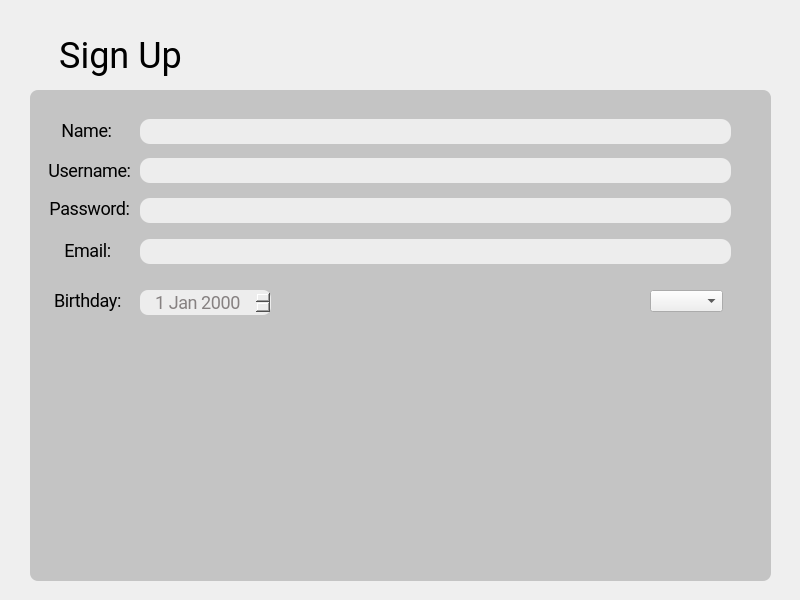
<?xml version="1.0" encoding="UTF-8"?>
<ui version="4.0">
 <class>Dialog</class>
 <widget class="QDialog" name="Dialog">
  <property name="geometry">
   <rect>
    <x>0</x>
    <y>0</y>
    <width>800</width>
    <height>600</height>
   </rect>
  </property>
  <property name="windowTitle">
   <string>Dialog</string>
  </property>
  <widget class="QLabel" name="lbSignUpText">
   <property name="geometry">
    <rect>
     <x>50</x>
     <y>30</y>
     <width>141</width>
     <height>51</height>
    </rect>
   </property>
   <property name="styleSheet">
    <string notr="true">/*Text*/

position: absolute;
width: 164px;
height: 56px;
left: 112px;
top: 47px;

font-family: Roboto;
font-style: normal;
font-weight: normal;
font-size: 36px;
line-height: 56px;
display: flex;
align-items: center;
text-align: center;</string>
   </property>
   <property name="text">
    <string>Sign Up</string>
   </property>
   <property name="alignment">
    <set>Qt::AlignCenter</set>
   </property>
  </widget>
  <widget class="QLabel" name="lbBoarderSignUp">
   <property name="geometry">
    <rect>
     <x>30</x>
     <y>90</y>
     <width>741</width>
     <height>491</height>
    </rect>
   </property>
   <property name="styleSheet">
    <string notr="true">/* Rectangle 1 */


position: absolute;
width: 794px;
height: 491px;
left: 34px;
top: 112px;

background: #C4C4C4;
border-radius: 8px;</string>
   </property>
   <property name="text">
    <string/>
   </property>
  </widget>
  <widget class="QLabel" name="lbSignUpNameText">
   <property name="geometry">
    <rect>
     <x>56</x>
     <y>120</y>
     <width>61</width>
     <height>21</height>
    </rect>
   </property>
   <property name="styleSheet">
    <string notr="true">/* Name: */


position: absolute;
width: 104px;
height: 28px;
left: 65px;
top: 136px;

font-family: Roboto;
font-style: normal;
font-weight: normal;
font-size: 18px;
line-height: 22px;
/* or 92% */

text-align: center;
letter-spacing: -0.408px;</string>
   </property>
   <property name="text">
    <string>Name:</string>
   </property>
   <property name="alignment">
    <set>Qt::AlignCenter</set>
   </property>
  </widget>
  <widget class="QLineEdit" name="lEditSignupName">
   <property name="geometry">
    <rect>
     <x>140</x>
     <y>119</y>
     <width>591</width>
     <height>25</height>
    </rect>
   </property>
   <property name="styleSheet">
    <string notr="true">/*Border Sign-up 1 */


position: absolute;
width: 548px;
height: 37px;
left: 202px;
top: 128px;

background: #EDEDED;
border-radius: 10px;</string>
   </property>
  </widget>
  <widget class="QLabel" name="lbSignUpUsernameText">
   <property name="geometry">
    <rect>
     <x>44</x>
     <y>163</y>
     <width>91</width>
     <height>16</height>
    </rect>
   </property>
   <property name="styleSheet">
    <string notr="true">/*Username Text*/

position: absolute;
width: 104px;
height: 28px;
left: 65px;
top: 136px;

font-family: Roboto;
font-style: normal;
font-weight: normal;
font-size: 18px;
line-height: 22px;
/* or 92% */

text-align: center;
letter-spacing: -0.408px;</string>
   </property>
   <property name="text">
    <string>Username:</string>
   </property>
   <property name="alignment">
    <set>Qt::AlignCenter</set>
   </property>
  </widget>
  <widget class="QLineEdit" name="lEditUsername">
   <property name="geometry">
    <rect>
     <x>140</x>
     <y>158</y>
     <width>591</width>
     <height>25</height>
    </rect>
   </property>
   <property name="styleSheet">
    <string notr="true">/*Border Sign-up 2 */


position: absolute;
width: 548px;
height: 37px;
left: 202px;
top: 128px;

background: #EDEDED;
border-radius: 10px;</string>
   </property>
  </widget>
  <widget class="QLabel" name="lbSignUpPasswordText">
   <property name="geometry">
    <rect>
     <x>49</x>
     <y>201</y>
     <width>81</width>
     <height>16</height>
    </rect>
   </property>
   <property name="styleSheet">
    <string notr="true">/* password text */

position: absolute;
width: 104px;
height: 28px;
left: 65px;
top: 136px;

font-family: Roboto;
font-style: normal;
font-weight: normal;
font-size: 18px;
line-height: 22px;
/* or 92% */

text-align: center;
letter-spacing: -0.408px;</string>
   </property>
   <property name="text">
    <string>Password:</string>
   </property>
   <property name="alignment">
    <set>Qt::AlignCenter</set>
   </property>
  </widget>
  <widget class="QLineEdit" name="lEditPassword">
   <property name="geometry">
    <rect>
     <x>140</x>
     <y>198</y>
     <width>591</width>
     <height>25</height>
    </rect>
   </property>
   <property name="styleSheet">
    <string notr="true">/*Border Sign-up 3 */

position: absolute;
width: 548px;
height: 37px;
left: 202px;
top: 128px;

background: #EDEDED;
border-radius: 10px;</string>
   </property>
  </widget>
  <widget class="QLabel" name="lbEmailText">
   <property name="geometry">
    <rect>
     <x>60</x>
     <y>243</y>
     <width>55</width>
     <height>16</height>
    </rect>
   </property>
   <property name="styleSheet">
    <string notr="true">/*Email Text*/

position: absolute;
width: 104px;
height: 28px;
left: 65px;
top: 136px;

font-family: Roboto;
font-style: normal;
font-weight: normal;
font-size: 18px;
line-height: 22px;
/* or 92% */

text-align: center;
letter-spacing: -0.408px;</string>
   </property>
   <property name="text">
    <string>Email:</string>
   </property>
   <property name="alignment">
    <set>Qt::AlignCenter</set>
   </property>
  </widget>
  <widget class="QLineEdit" name="lEditEmail">
   <property name="geometry">
    <rect>
     <x>140</x>
     <y>239</y>
     <width>591</width>
     <height>25</height>
    </rect>
   </property>
   <property name="styleSheet">
    <string notr="true">/*Border Sign-up 4 */

position: absolute;
width: 548px;
height: 37px;
left: 202px;
top: 128px;

background: #EDEDED;
border-radius: 10px;</string>
   </property>
  </widget>
  <widget class="QLabel" name="label">
   <property name="geometry">
    <rect>
     <x>47</x>
     <y>290</y>
     <width>81</width>
     <height>21</height>
    </rect>
   </property>
   <property name="styleSheet">
    <string notr="true">/*birthday text*/

position: absolute;
width: 104px;
height: 28px;
left: 65px;
top: 136px;

font-family: Roboto;
font-style: normal;
font-weight: normal;
font-size: 18px;
line-height: 22px;
/* or 92% */

text-align: center;
letter-spacing: -0.408px;</string>
   </property>
   <property name="text">
    <string>Birthday:</string>
   </property>
   <property name="alignment">
    <set>Qt::AlignCenter</set>
   </property>
  </widget>
  <widget class="QDateEdit" name="dateEdit">
   <property name="geometry">
    <rect>
     <x>140</x>
     <y>290</y>
     <width>131</width>
     <height>25</height>
    </rect>
   </property>
   <property name="styleSheet">
    <string notr="true">/*boader Date*/
position: absolute;
width: 156px;
height: 37px;
left: 239px;
top: 352px;

background: #EDEDED;
border-radius: 8px; 

/*Text Date*/ 

position: absolute;
width: 305px;
height: 31px;
left: 115px;
top: 153px;

font-family: Roboto;
font-style: normal;
font-weight: normal;
font-size: 18px;
line-height: 22px;
/* or 92% */

letter-spacing: -0.408px;

color: #868181;</string>
   </property>
   <property name="wrapping">
    <bool>true</bool>
   </property>
   <property name="frame">
    <bool>true</bool>
   </property>
   <property name="alignment">
    <set>Qt::AlignCenter</set>
   </property>
   <property name="accelerated">
    <bool>true</bool>
   </property>
   <property name="keyboardTracking">
    <bool>true</bool>
   </property>
  </widget>
  <widget class="QComboBox" name="comboBox">
   <property name="geometry">
    <rect>
     <x>650</x>
     <y>290</y>
     <width>73</width>
     <height>22</height>
    </rect>
   </property>
  </widget>
 </widget>
 <resources/>
 <connections/>
</ui>
